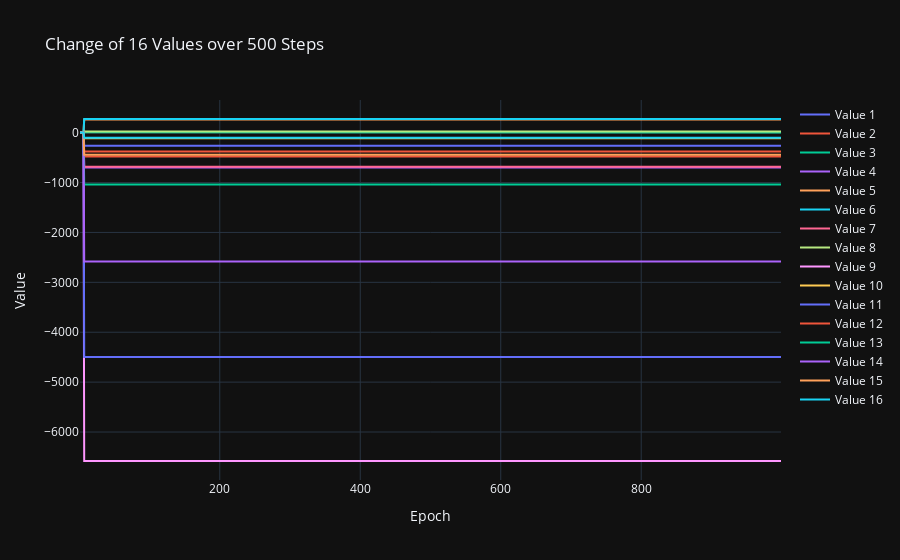

The code cell stored with this chart in its notebook:
### Markdown cell above
## Var Values

### Code cell
### plot
import numpy as np
import plotly.graph_objects as go


data = experiment_data_loader.experiment_data['000013']['repetition_data'][1]


means = []
for mean_idx in range(16):
    means.append(data[f"var{mean_idx}"])

    
data = np.stack(means, axis=1)

# Preparing data for plotting
epochs = np.arange(1, data.shape[0])
traces = []
for i in range(data.shape[1]):
    traces.append(go.Scatter(x=epochs, y=data[:, i], mode='lines', name=f'Value {i+1}'))

# Plotting with Plotly
layout = go.Layout(title='Change of 16 Values over 500 Steps',
                   xaxis=dict(title='Epoch'),
                   yaxis=dict(title='Value'),
                   template='plotly_dark')

fig = go.Figure(data=traces, layout=layout)
fig.show()

### Figure 1 — Plotly figure (JSON) as saved in the notebook; plotly's stock layout.template omitted (floating-point values rounded to 4 significant figures; data arrays with more than 128 entries replaced by an {"elided": "..."} marker saying what was removed)
{"data": [{"mode": "lines", "name": "Value 1", "type": "scatter", "x": {"elided": "999 int values"}, "y": {"elided": "1000 float values"}}, {"mode": "lines", "name": "Value 2", "type": "scatter", "x": {"elided": "999 int values"}, "y": {"elided": "1000 float values"}}, {"mode": "lines", "name": "Value 3", "type": "scatter", "x": {"elided": "999 int values"}, "y": {"elided": "1000 float values"}}, {"mode": "lines", "name": "Value 4", "type": "scatter", "x": {"elided": "999 int values"}, "y": {"elided": "1000 float values"}}, {"mode": "lines", "name": "Value 5", "type": "scatter", "x": {"elided": "999 int values"}, "y": {"elided": "1000 float values"}}, {"mode": "lines", "name": "Value 6", "type": "scatter", "x": {"elided": "999 int values"}, "y": {"elided": "1000 float values"}}, {"mode": "lines", "name": "Value 7", "type": "scatter", "x": {"elided": "999 int values"}, "y": {"elided": "1000 float values"}}, {"mode": "lines", "name": "Value 8", "type": "scatter", "x": {"elided": "999 int values"}, "y": {"elided": "1000 float values"}}, {"mode": "lines", "name": "Value 9", "type": "scatter", "x": {"elided": "999 int values"}, "y": {"elided": "1000 float values"}}, {"mode": "lines", "name": "Value 10", "type": "scatter", "x": {"elided": "999 int values"}, "y": {"elided": "1000 float values"}}, {"mode": "lines", "name": "Value 11", "type": "scatter", "x": {"elided": "999 int values"}, "y": {"elided": "1000 float values"}}, {"mode": "lines", "name": "Value 12", "type": "scatter", "x": {"elided": "999 int values"}, "y": {"elided": "1000 float values"}}, {"mode": "lines", "name": "Value 13", "type": "scatter", "x": {"elided": "999 int values"}, "y": {"elided": "1000 float values"}}, {"mode": "lines", "name": "Value 14", "type": "scatter", "x": {"elided": "999 int values"}, "y": {"elided": "1000 float values"}}, {"mode": "lines", "name": "Value 15", "type": "scatter", "x": {"elided": "999 int values"}, "y": {"elided": "1000 float values"}}, {"mode": "lines", "name": "Value 16", "type": "scatter", "x": {"elided": "999 int values"}, "y": {"elided": "1000 float values"}}], "layout": {"title": {"text": "Change of 16 Values over 500 Steps"}, "xaxis": {"title": {"text": "Epoch"}}, "yaxis": {"title": {"text": "Value"}}}}
